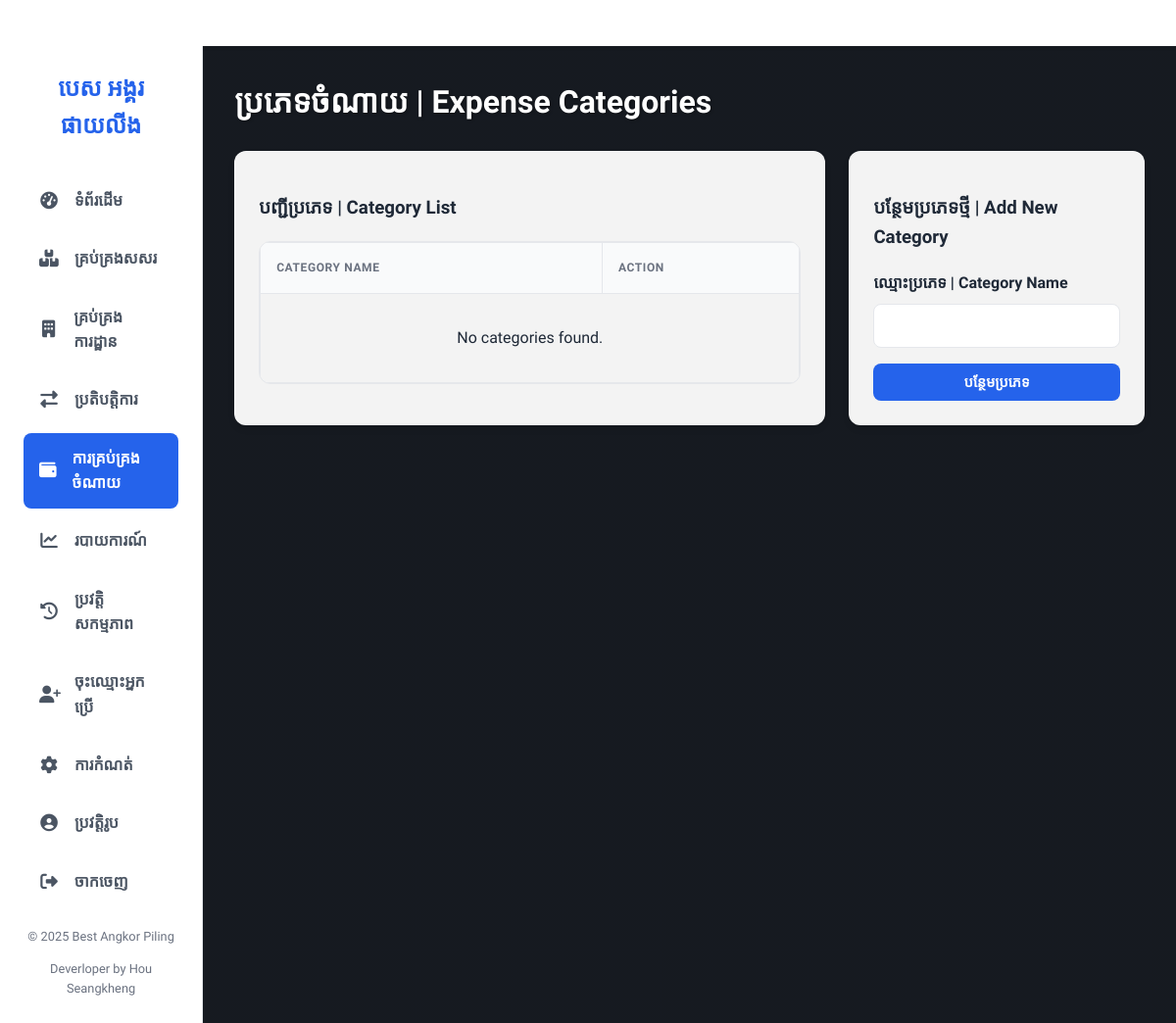
The app's page /expense_categories (signed in), older data.
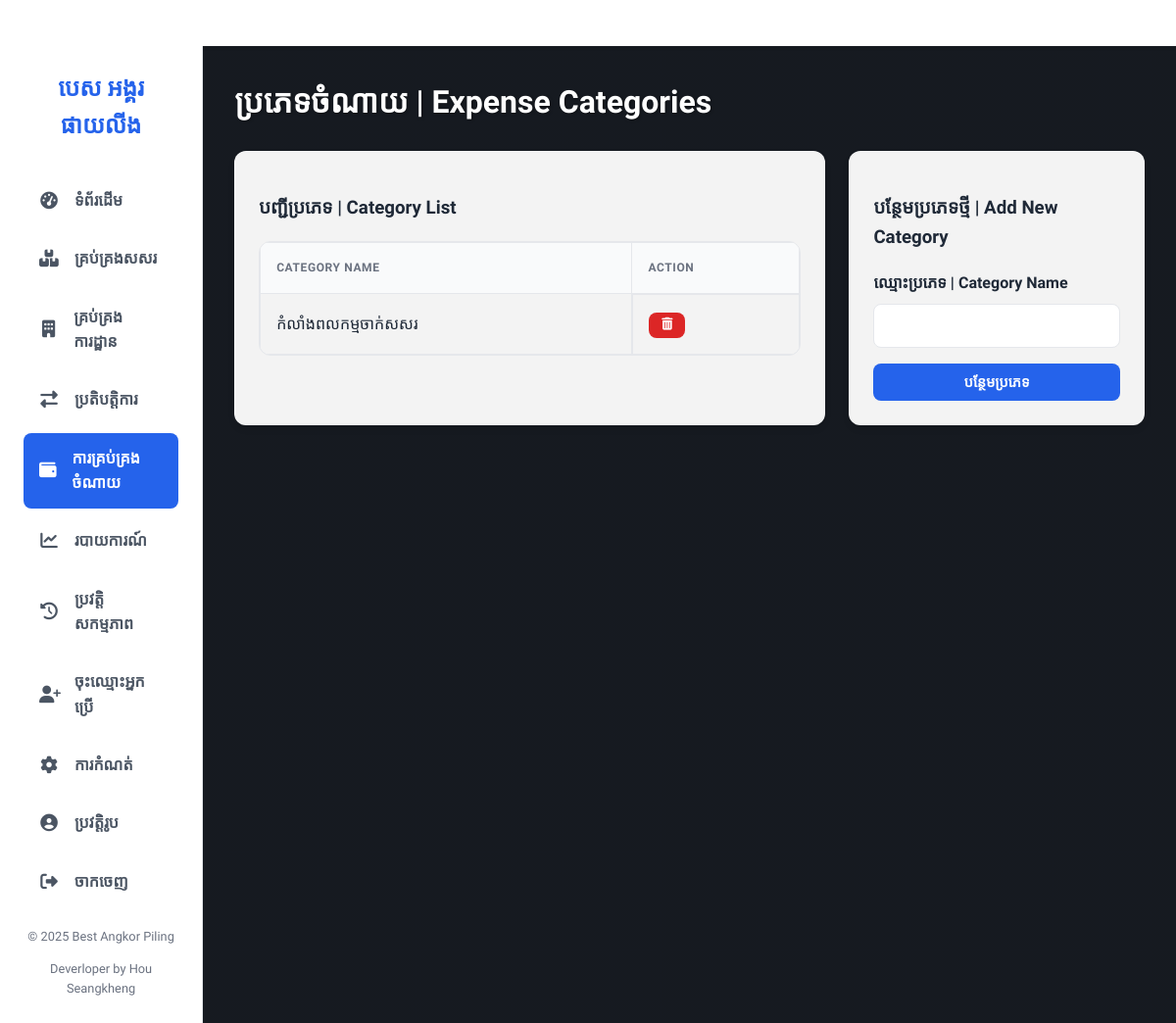
The same page, newer data.
### app.py (models this page shows)
class ExpenseCategory(db.Model):
    id = db.Column(db.Integer, primary_key=True)
    name = db.Column(db.String(100), unique=True, nullable=False)
    expenses = db.relationship('Expense', backref='category', lazy=True, cascade="all, delete-orphan")

### app.py (the view, shortened to what this page needs)
@app.route('/expense_categories', methods=['GET', 'POST'])
@login_required
@role_required('admin')
def manage_expense_categories():
    categories = ExpenseCategory.query.order_by(ExpenseCategory.name).all()
    return render_template('expense_categories.html', categories=categories)

### app.py (called while the page is built)
@login_manager.user_loader
def load_user(user_id): return User.query.get(int(user_id))

@app.context_processor
def inject_global_vars():
    low_stock_setting = Setting.query.filter_by(key='low_stock_threshold').first()
    background_image_setting = Setting.query.filter_by(key='background_image').first()
    return dict(
        current_year=datetime.now().year,
        low_stock_threshold=int(low_stock_setting.value) if low_stock_setting else 10,
        background_image_filename=background_image_setting.value if background_image_setting else None
    )

@app.before_request
def before_request(): g.db = db.session

### templates/expense_categories.html (shortened to what this page needs)
{% extends "base.html" %}
{% block content %}
<div class="page-header">
    <h1>ប្រភេទចំណាយ | Expense Categories</h1>
</div>
<div style="display: grid; grid-template-columns: 2fr 1fr; gap: 1.5rem;">
    <div class="card">
        <h3>បញ្ជីប្រភេទ | Category List</h3>
        <div class="table-wrapper">
            <table>
                <thead>
                    <tr>
                        <th>Category Name</th>
                        <th>Action</th>
                    </tr>
                </thead>
                <tbody>
                    {% for category in categories %}
                    <tr>
                        <td>{{ category.name }}</td>
                        <td class="actions">
                             <form method="POST" action="{{ url_for('delete_expense_category', category_id=category.id) }}" onsubmit="return confirm('Are you sure?');">
                                <button type="submit" class="btn btn-danger btn-icon"><i class="fas fa-trash-alt"></i></button>
                            </form>
                        </td>
                    </tr>
                    {% else %}
                    <tr><td colspan="2" style="text-align: center; padding: 2rem;">No categories found.</td></tr>
                    {% endfor %}
                </tbody>
            </table>
        </div>
    </div>
    <div class="card">
        <h3>បន្ថែមប្រភេទថ្មី | Add New Category</h3>
        <form action="{{ url_for('manage_expense_categories') }}" method="POST">
            <label for="name">ឈ្មោះប្រភេទ | Category Name</label>
            <input type="text" id="name" name="name" required>
            <button type="submit" class="btn btn-primary" style="width: 100%; justify-content: center;">បន្ថែមប្រភេទ</button>
        </form>
    </div>
</div>
{% endblock %}

Row changes from the older to the newer data that the page shows:
added ExpenseCategory: name "កំលាំងពលកម្មចាក់សសរ"
Text that changed along with them:
text no longer shown: "No categories found."
